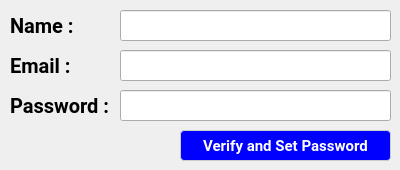
<?xml version="1.0" encoding="UTF-8"?>
<ui version="4.0">
 <class>firstlogin</class>
 <widget class="QDialog" name="firstlogin">
  <property name="geometry">
   <rect>
    <x>0</x>
    <y>0</y>
    <width>400</width>
    <height>170</height>
   </rect>
  </property>
  <property name="windowTitle">
   <string>Faculity Login</string>
  </property>
  <property name="windowIcon">
   <iconset resource="resources.qrc">
    <normaloff>:/logo/1.png</normaloff>:/logo/1.png</iconset>
  </property>
  <property name="styleSheet">
   <string notr="true">QWidget {
    background: qlineargradient(
        x1:0, y1:0, x2:0, y2:1,
        stop:0 #EEF2FF,   /* Very light blue */
        stop:1 #E0E7FF    /* Soft educational purple */
    );
    font-family: Segoe UI, Roboto, Arial;
}</string>
  </property>
  <widget class="QLabel" name="label_2">
   <property name="geometry">
    <rect>
     <x>10</x>
     <y>90</y>
     <width>111</width>
     <height>31</height>
    </rect>
   </property>
   <property name="styleSheet">
    <string notr="true">QLabel {
    color: black;
	font-weight: bold;
    font-size: 20px;
    border-radius: 6px;
}</string>
   </property>
   <property name="text">
    <string>Password :</string>
   </property>
  </widget>
  <widget class="QLabel" name="label">
   <property name="geometry">
    <rect>
     <x>10</x>
     <y>50</y>
     <width>71</width>
     <height>31</height>
    </rect>
   </property>
   <property name="styleSheet">
    <string notr="true">QLabel {
    color: black;
	font-weight: bold;
    font-size: 20px;
    border-radius: 6px;
}</string>
   </property>
   <property name="text">
    <string>Email : </string>
   </property>
  </widget>
  <widget class="QLineEdit" name="email">
   <property name="geometry">
    <rect>
     <x>120</x>
     <y>50</y>
     <width>271</width>
     <height>31</height>
    </rect>
   </property>
  </widget>
  <widget class="QPushButton" name="first">
   <property name="geometry">
    <rect>
     <x>180</x>
     <y>130</y>
     <width>211</width>
     <height>31</height>
    </rect>
   </property>
   <property name="styleSheet">
    <string notr="true">QPushButton {
    background-color: blue;
     color: white;
	font-weight: bold;
    padding: 6px 14px;
    font-size: 15px;
    border-radius: 4px;
    border: 1px solid #CCCCCC;
}

QPushButton:hover {
    background-color: #E5E5E5;
	color:black
}

QPushButton:pressed {
    background-color: #D4D4D4;
	color:black
}</string>
   </property>
   <property name="text">
    <string>Verify and Set Password</string>
   </property>
  </widget>
  <widget class="QLineEdit" name="password">
   <property name="geometry">
    <rect>
     <x>120</x>
     <y>90</y>
     <width>271</width>
     <height>31</height>
    </rect>
   </property>
  </widget>
  <widget class="QLineEdit" name="name">
   <property name="geometry">
    <rect>
     <x>120</x>
     <y>10</y>
     <width>271</width>
     <height>31</height>
    </rect>
   </property>
  </widget>
  <widget class="QLabel" name="label_3">
   <property name="geometry">
    <rect>
     <x>10</x>
     <y>10</y>
     <width>111</width>
     <height>31</height>
    </rect>
   </property>
   <property name="styleSheet">
    <string notr="true">QLabel {
    color: black;
	font-weight: bold;
    font-size: 20px;
    border-radius: 6px;
}</string>
   </property>
   <property name="text">
    <string>Name : </string>
   </property>
  </widget>
 </widget>
 <resources>
  <include location="resources.qrc"/>
 </resources>
 <connections/>
</ui>
